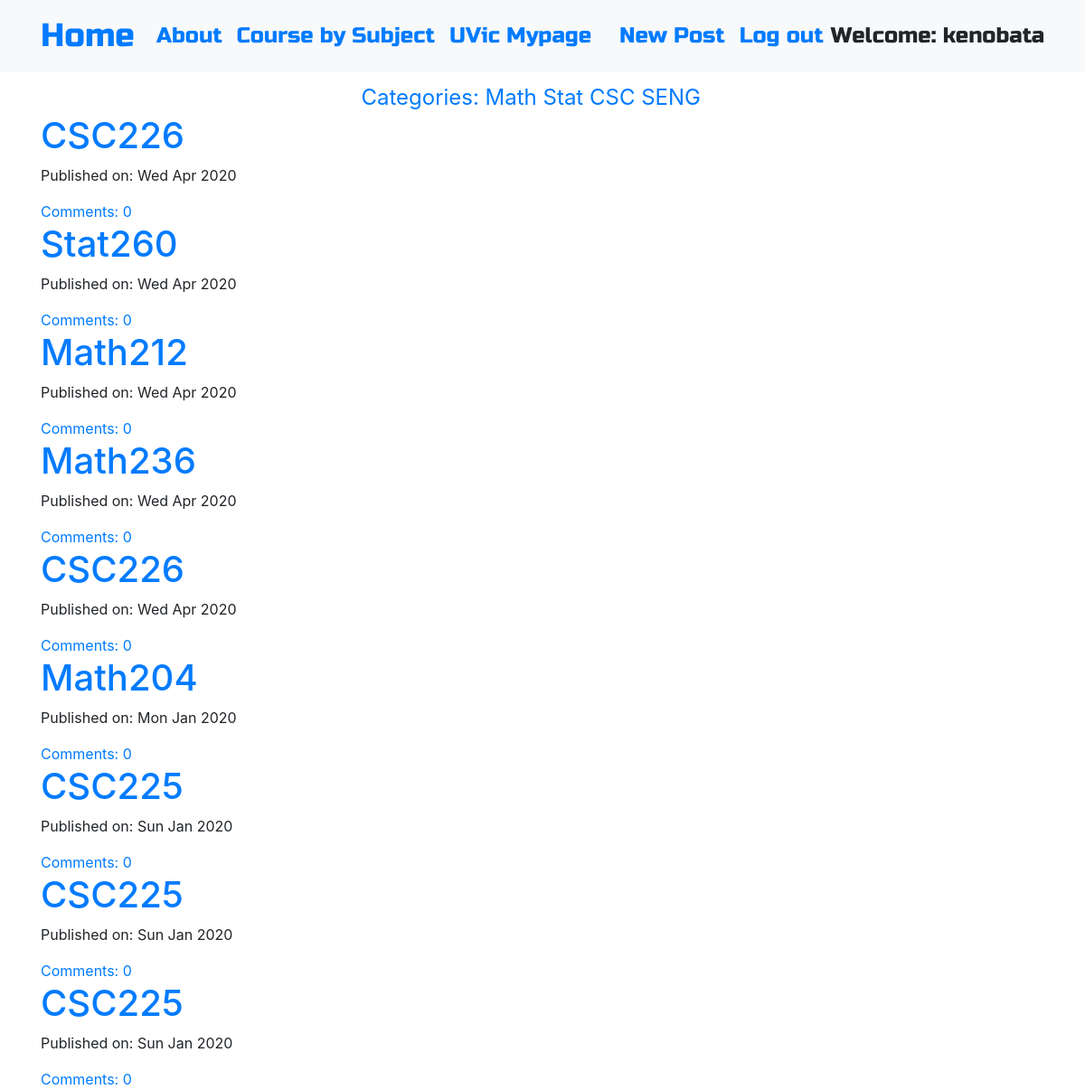
The app's page / (signed in) with its own data.
### blog/models.py (models this page shows, shortened)
class Post(models.Model):
    Course = models.CharField(max_length=200)
    When = models.CharField(max_length=200, blank=True, null=True)
    Instructor = models.CharField(max_length=200, blank=True, null=True)
    text = models.TextField()
    create_date=models.DateTimeField(default=timezone.now())
    published_date = models.DateTimeField(blank=True, null=True)
    course_choice = (('math','Math'),('stat','Stat'),('csc','CSC'),('seng','SENG'),('other','Other') )
    course_category = models.CharField(max_length=6, choices=course_choice, default='Other')
    def approve_comments(self):
        return self.comments.filter(approved_comment=True)

### blog/views.py (the view)
# urls.py: path('',views.PostListView.as_view(),name='post_list'),
class PostListView(ListView):
    model = Post
    def get_queryset(self):
        return Post.objects.filter(published_date__lte=timezone.now()).order_by('-published_date')

### blog/templates/blog/post_list.html
{% extends 'blog/base.html' %}
{% block content %}
<div class="centerstage">
    {% for post in post_list %}
        <div class="post">
            <h1><a href="{% url 'post_detail' pk=post.pk %}">{{ post.Course }}</a></h1>
            <div class="date">
                <p>Published on: {{ post.published_date|date:"D M Y"}}</p>
            </div>
            <a href="{% url 'post_detail' pk=post.pk %}">Comments: {{ post.approve_comments.count }}</a>
        </div>
    {% endfor %}
</div>
{% endblock %}

### blog/templates/blog/base.html (shortened to what this page needs)
<!DOCTYPE html>
{% load static %}
<html>
  <head>
    <link rel="stylesheet" href="https://stackpath.bootstrapcdn.com/bootstrap/4.1.3/css/bootstrap.min.css"
>
    <link href="https://maxcdn.bootstrapcdn.com/font-awesome/4.7.0/css/font-awesome.min.css" rel="stylesheet">
    <link rel="stylesheet" href="//cdn.jsdelivr.net/medium-editor/latest/css/medium-editor.min.css" type="text/css" media="screen" charset="utf-8">
    <link rel="stylesheet" href="{% static 'css/blog.css' %}">
  </head>
  <body class='loader'>
    <nav class="navbar navbar-expand-lg bg-light techfont">
      <div class="container">
        <div class="navbar-nav align-items-center">
          <a class="navbar-brand bigbrand" href="{% url 'post_list' %}">Home</a>
          <a class="nav-item nav-link" href="{% url 'about' %}">About</a>
          <a class="nav-item nav-link" href="https://web.uvic.ca/calendar2016-09/courses/courses-by-subject.html">Course by Subject</a>
          <a class="nav-item nav-link" href="https://www.uvic.ca/cas/login?service=https://www.uvic.ca/mypage/Login?refUrl=https%3A//www.uvic.ca/mypage/f/welcome/normal/render.uP">UVic Mypage</a>
        </div>
        <div class="navbar-nav align-items-center ml-auto">
          {% if user.is_authenticated %}
            <a class="nav-item nav-link" href="{% url 'post_new' %}">New Post</a>
            <a class="nav-item nav-link" href="{% url 'logout' %}">Log out</a>
            <a >Welcome: {{ user.username }}</a>
          {% else %}
            <a class="nav-item nav-link" href="{% url 'register' %}">*register to post*</a>
            <a class="nav-item nav-link" href="{% url 'user_login' %}">Login</a>
            <a class="nav-item nav-link" href="{% url 'login' %}" aria-label="Login">
              <span class="fa fa-user" aria-hidden="true"></span></a>
          {% endif %}
        </div>
      </div>
    </nav>
          <div class="content container">
              <div class="row">
                  <div class="col-md-8">
                      <div class="vertical-menu">
                    <a href="#">Categories:</a>
                      <a href="{% url 'math_list' %}">Math</a>
                      <a href="{% url 'stat_list' %}">Stat</a>
                      <a href="{% url 'csc_list' %}">CSC</a>
                      <a href="{% url 'seng_list' %}">SENG</a>
                      </div>
                    <div class="blog_posts">
                      {% block content %}
                      {% endblock %}
                    </div>
                  </div>
              </div>
          </div>
  </body>
</html>

### blog/static/css/blog.css (style rules this page uses)
.techfont { font-family: 'Russo One', sans-serif; font-size: 1.5em; margin-bottom: 10px; }
.centerstage { margin-left: auto; margin-right: auto; }
.bigbrand { font-size: 1.5em; }
.loader { filter:hue-rotate(0deg); color: linear-gradient(45deg,#0f8,#08f); animation:hue 5000ms infinite linear; background-image:url(https://finearts.uvic.ca/music/calendar/wp-content/uploads/2017/06/UVic_East_high_500x500.jpg); background-position:right; background-size: 25% 100%; background-repeat: no-repeat; }
.vertical-menu { text-align: right; font-size: 1.5em; margin-left: auto; margin-right: auto; }

### records on screen
Post: Course "CSC226", published_date "Wed Apr 2020", approve_comments.count "0"
Post: Course "Stat260", published_date "Wed Apr 2020", approve_comments.count "0"
Post: Course "Math212", published_date "Wed Apr 2020", approve_comments.count "0"
Post: Course "Math236", published_date "Wed Apr 2020", approve_comments.count "0"
Post: Course "CSC226", published_date "Wed Apr 2020", approve_comments.count "0"
Post: Course "Math204", published_date "Mon Jan 2020", approve_comments.count "0"
Post: Course "CSC225", published_date "Sun Jan 2020", approve_comments.count "0"
Post: Course "CSC225", published_date "Sun Jan 2020", approve_comments.count "0"
Post: Course "CSC225", published_date "Sun Jan 2020", approve_comments.count "0"

### other values on screen
{{ user.username }} "kenobata"
